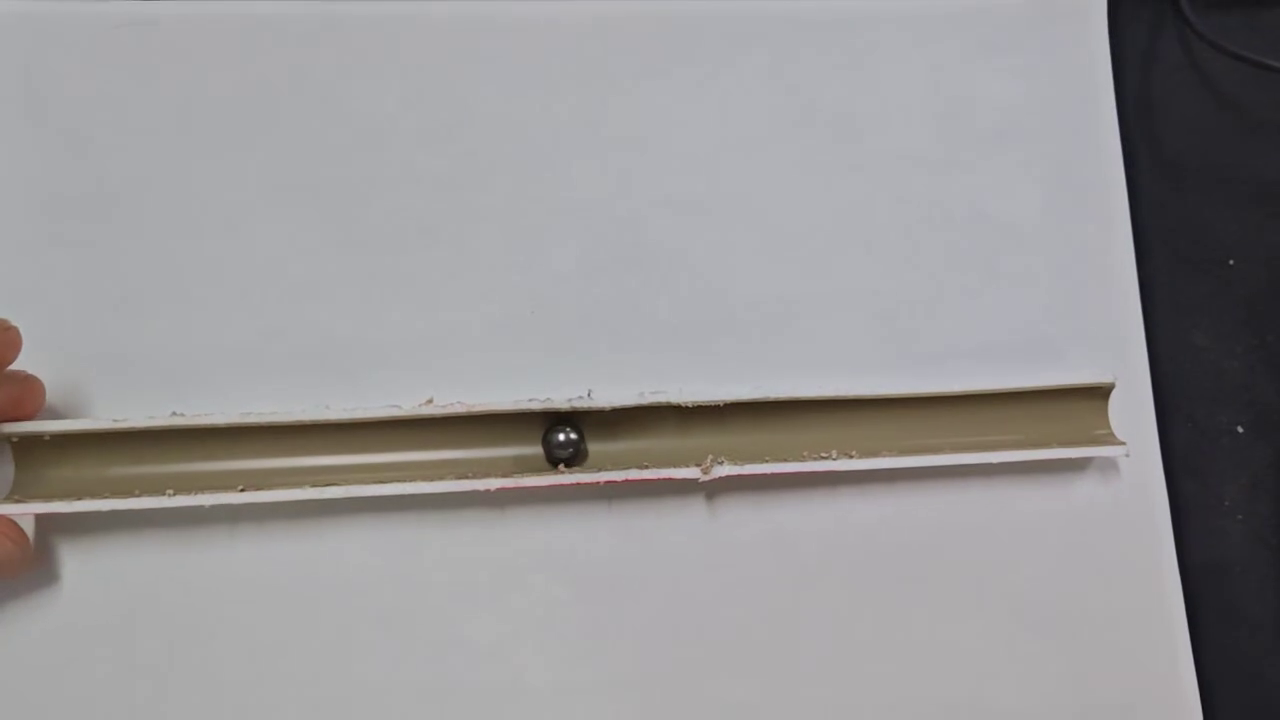
//> input picture frame 67 of docs/videos/test5.mp4, 1280 x 720 px
$ ./test_hsv   (built with g++ and OpenCV 4)
//> lines starting //> are read from the running program, lines starting //| are printed output that depends on the picture; after the words box and inside, x2 and y2 are one past the last pixel; in counts of white or black regions, pixels touching at a corner belong together
#include <opencv2/opencv.hpp>
#include <iostream>

namespace
{
	int h_min = 12, h_max = 33;
	int s_min = 43, s_max = 255;
	int v_min = 6, v_max = 255;

	void on_trackbar(int, void *) {}
} // namespace

int main()
{
	cv::VideoCapture cap("docs/videos/test5.mp4");
	if(!cap.isOpened())
	{
		std::cerr << "Failed to open video\n";
		return 1;
	}

	cv::namedWindow("controls", cv::WINDOW_NORMAL);
	cv::namedWindow("frame", cv::WINDOW_NORMAL);
	cv::namedWindow("mask", cv::WINDOW_NORMAL);
	cv::namedWindow("morph", cv::WINDOW_NORMAL);

	cv::createTrackbar("H min", "controls", nullptr, 179, on_trackbar);
	cv::setTrackbarPos("H min", "controls", h_min);
	cv::createTrackbar("H max", "controls", nullptr, 179, on_trackbar);
	cv::setTrackbarPos("H max", "controls", h_max);
	cv::createTrackbar("S min", "controls", nullptr, 255, on_trackbar);
	cv::setTrackbarPos("S min", "controls", s_min);
	cv::createTrackbar("S max", "controls", nullptr, 255, on_trackbar);
	cv::setTrackbarPos("S max", "controls", s_max);
	cv::createTrackbar("V min", "controls", nullptr, 255, on_trackbar);
	cv::setTrackbarPos("V min", "controls", v_min);
	cv::createTrackbar("V max", "controls", nullptr, 255, on_trackbar);
	cv::setTrackbarPos("V max", "controls", v_max);

	cv::Mat frame;

	while(true)
	{
		if(!cap.read(frame) || frame.empty())
		{
			cap.set(cv::CAP_PROP_POS_FRAMES, 0);
			continue;
		}
//> frame is the input picture: 720 rows x 1280 cols, CV_8UC3; mean B, G, R 151.2, 150.2, 152

		h_min = cv::getTrackbarPos("H min", "controls");
		h_max = cv::getTrackbarPos("H max", "controls");
		s_min = cv::getTrackbarPos("S min", "controls");
		s_max = cv::getTrackbarPos("S max", "controls");
		v_min = cv::getTrackbarPos("V min", "controls");
		v_max = cv::getTrackbarPos("V max", "controls");

		// 保持 16:9，不能缩放成 640x480
		cv::resize(frame, frame, cv::Size(640, 360));
//> frame: 360 rows x 640 cols, CV_8UC3

		// 按当前视频调整
		cv::Rect roi(10, 183, 586, 72);
		roi &= cv::Rect(0, 0, frame.cols, frame.rows);
//> roi = Rect(10, 183, 586, 72)

		if(roi.width <= 0 || roi.height <= 0)
		{
			std::cerr << "Invalid ROI\n";
			continue;
		}

		cv::Mat roi_image = frame(roi);
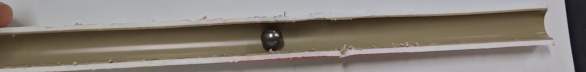
//> roi_image: 72 rows x 586 cols, CV_8UC3; mean B, G, R 119.7, 127.7, 135.5
		cv::Mat hsv;
		cv::Mat mask;

		cv::cvtColor(roi_image, hsv, cv::COLOR_BGR2HSV);
//> hsv: 72 rows x 586 cols, CV_8UC3; mean H, S, V 55.6, 45.3, 136.7

		cv::inRange(hsv, cv::Scalar(h_min, s_min, v_min),
		            cv::Scalar(h_max, s_max, v_max), mask);
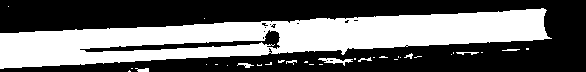
//> mask: 72 rows x 586 cols, CV_8UC1; 41.2% white; 33 white regions (24 under 20 px), largest, box (x1, y1, x2, y2) and area: (0, 8, 552, 69) 16908, (318, 58, 353, 66) 125, (237, 63, 254, 68) 43

		cv::Mat morph;

		cv::morphologyEx(
		    mask, morph, cv::MORPH_CLOSE,
		    cv::getStructuringElement(cv::MORPH_RECT, cv::Size(21, 5)));
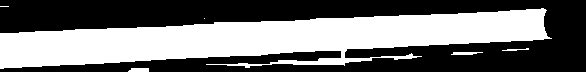
//> morph: 72 rows x 586 cols, CV_8UC1; 44.8% white; 6 white regions (2 under 20 px), largest, box (x1, y1, x2, y2) and area: (0, 8, 552, 69) 18720, (128, 68, 149, 72) 77, (451, 52, 483, 55) 76, (502, 48, 529, 51) 40

		cv::morphologyEx(morph, morph, cv::MORPH_OPEN,
		                 cv::getStructuringElement(cv::MORPH_ELLIPSE,
		                                           cv::Size(3, 3)));
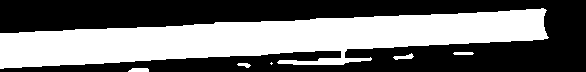
//> morph: 72 rows x 586 cols, CV_8UC1; 44.3% white; 6 white regions (1 under 20 px), largest, box (x1, y1, x2, y2) and area: (0, 8, 549, 69) 18453, (128, 68, 149, 72) 75, (393, 53, 414, 60) 73, (453, 52, 474, 55) 59, (237, 63, 251, 68) 44

		cv::Mat display = frame.clone();
		cv::rectangle(display, roi, cv::Scalar(0, 0, 255), 2);
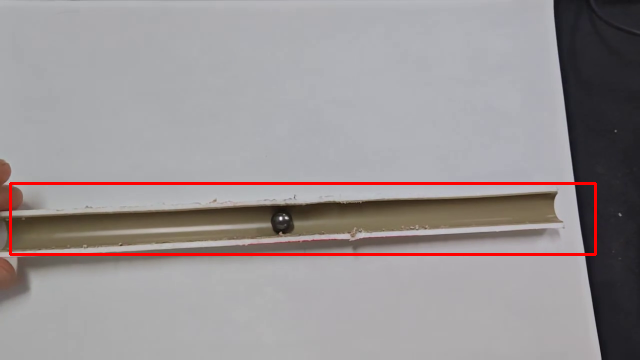
//> display: 360 rows x 640 cols, CV_8UC3; mean B, G, R 148.8, 147.7, 153.8

		cv::imshow("frame", display);
		cv::imshow("mask", mask);
		cv::imshow("morph", morph);

		const int key = cv::waitKey(30);
//> the 'q' key is pressed

		if(key == 27 || key == 'q')
		{
			break;
		}

		if(key == ' ')
		{
			cv::waitKey(0);
		}

		if(key == 'p')
		{
			std::cout << "H=[" << h_min << ", " << h_max << "] "
			          << "S=[" << s_min << ", " << s_max << "] "
			          << "V=[" << v_min << ", " << v_max << "]\n";
		}
	}

	return 0;
}

$ run again, starting later in the video
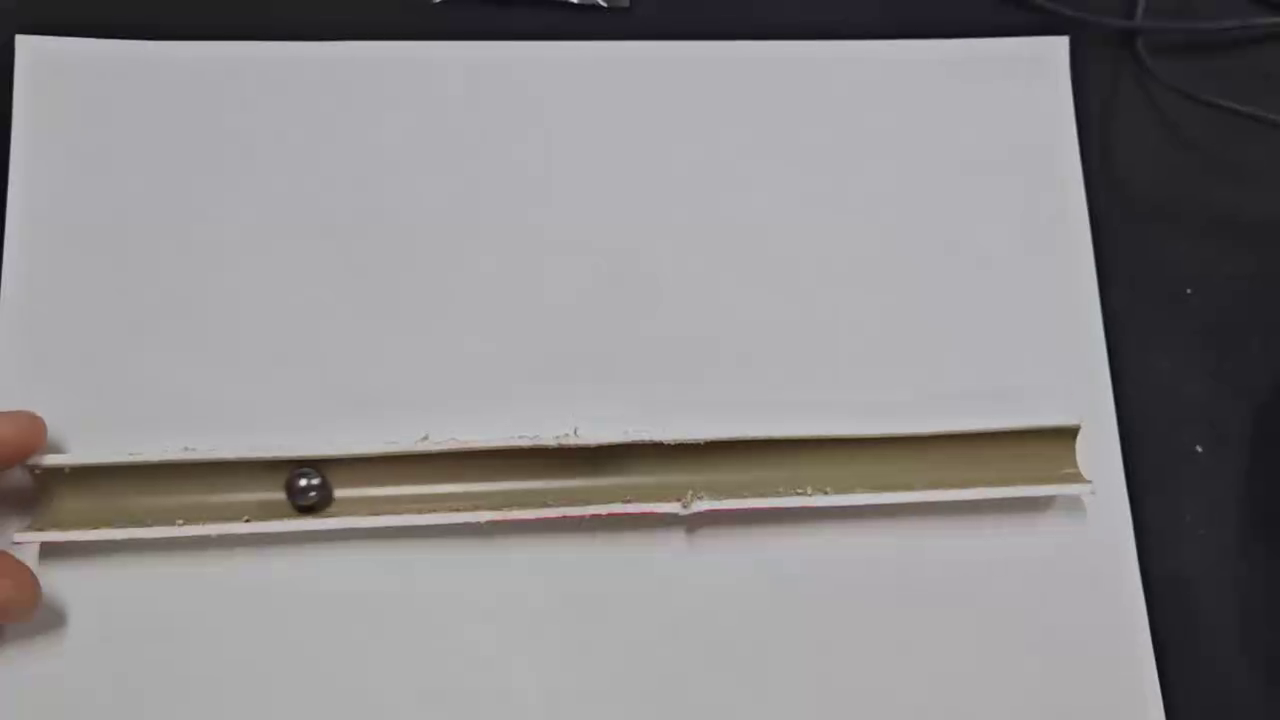
//> input picture frame 304 of docs/videos/test5.mp4, 1280 x 720 px
//> frame is the input picture: 720 rows x 1280 cols, CV_8UC3; mean B, G, R 141.7, 140.4, 142.9
//> frame: 360 rows x 640 cols, CV_8UC3
//> hsv: 72 rows x 586 cols, CV_8UC3; mean H, S, V 78.7, 36.1, 142.4
//> `cv::inRange(hsv, cv::Scalar(h_min, s_min, v_min), cv::Scalar(h_max, s_..`:
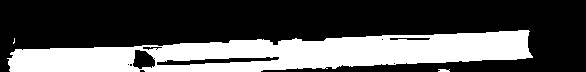
//> mask: 72 rows x 586 cols, CV_8UC1; 32.1% white; 3 white regions (1 under 20 px), largest, box (x1, y1, x2, y2) and area: (7, 30, 533, 72) 13494, (438, 69, 450, 72) 30
//> `cv::rectangle(display, roi, cv::Scalar(0, 0, 255), 2);`:
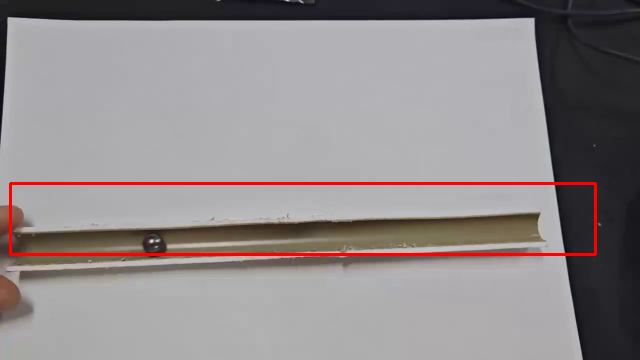
//> display: 360 rows x 640 cols, CV_8UC3; mean B, G, R 139.5, 138.2, 144.9

$ run again, starting later in the video
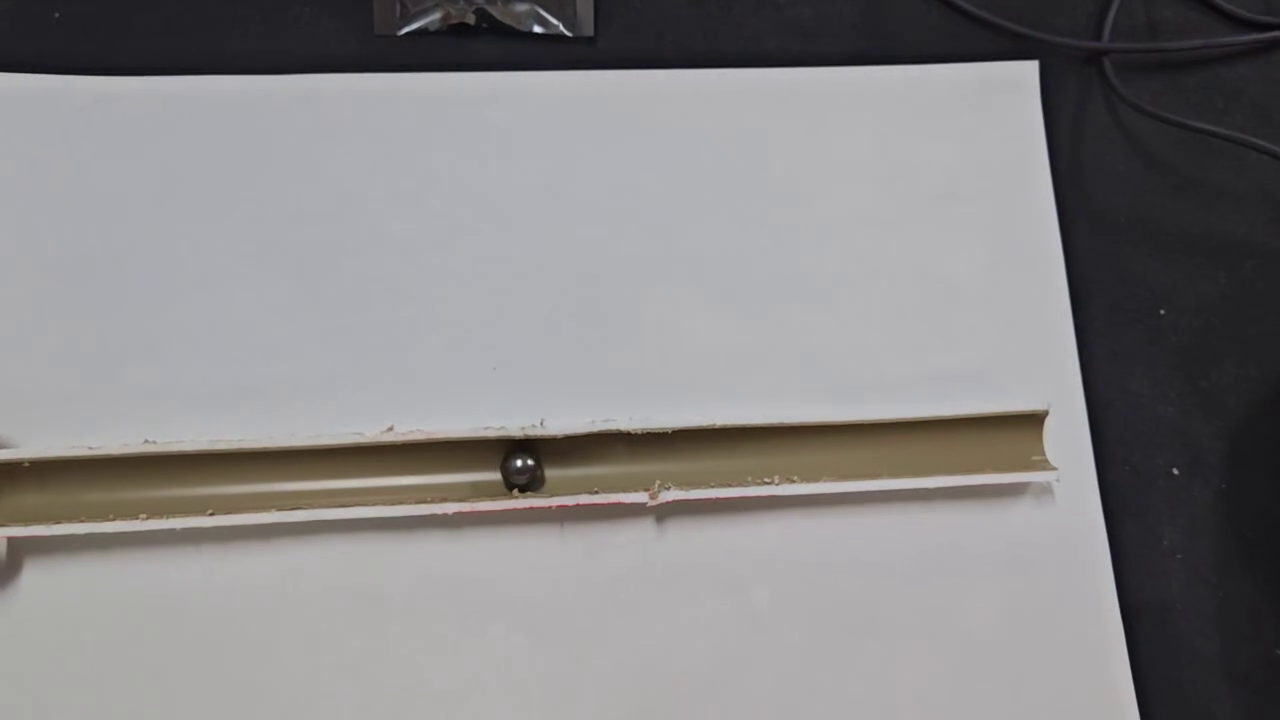
//> input picture frame 541 of docs/videos/test5.mp4, 1280 x 720 px
//> frame is the input picture: 720 rows x 1280 cols, CV_8UC3; mean B, G, R 135, 134.1, 136.1
//> frame: 360 rows x 640 cols, CV_8UC3
//> hsv: 72 rows x 586 cols, CV_8UC3; mean H, S, V 70.1, 40.5, 137.6
//> `cv::inRange(hsv, cv::Scalar(h_min, s_min, v_min), cv::Scalar(h_max, s_..`:
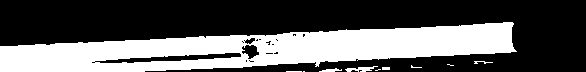
//> mask: 72 rows x 586 cols, CV_8UC1; 35.6% white; 10 white regions (5 under 20 px), largest, box (x1, y1, x2, y2) and area: (0, 22, 517, 72) 14773, (345, 66, 378, 72) 102, (319, 68, 342, 72) 52, (474, 61, 493, 64) 28, (382, 67, 390, 70) 24
//> `cv::rectangle(display, roi, cv::Scalar(0, 0, 255), 2);`:
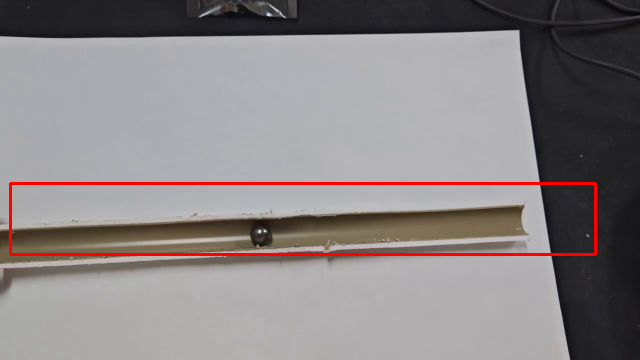
//> display: 360 rows x 640 cols, CV_8UC3; mean B, G, R 132.7, 131.8, 138.1
